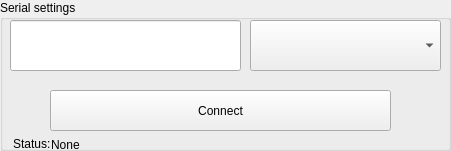
  <widget class="QGroupBox" name="groupBox">
   <property name="geometry">
    <rect>
     <x>850</x>
     <y>20</y>
     <width>451</width>
     <height>151</height>
    </rect>
   </property>
   <property name="title">
    <string>Serial settings</string>
   </property>
   <widget class="QLineEdit" name="com_port_input">
    <property name="geometry">
     <rect>
      <x>10</x>
      <y>20</y>
      <width>231</width>
      <height>51</height>
     </rect>
    </property>
    <property name="font">
     <font>
      <pointsize>18</pointsize>
     </font>
    </property>
   </widget>
   <widget class="QPushButton" name="connect_button">
    <property name="geometry">
     <rect>
      <x>50</x>
      <y>90</y>
      <width>341</width>
      <height>41</height>
     </rect>
    </property>
    <property name="text">
     <string>Connect</string>
    </property>
   </widget>
   <widget class="QLabel" name="label_25">
    <property name="geometry">
     <rect>
      <x>13</x>
      <y>136</y>
      <width>41</width>
      <height>16</height>
     </rect>
    </property>
    <property name="text">
     <string>Status:</string>
    </property>
   </widget>
   <widget class="QLabel" name="status_label">
    <property name="geometry">
     <rect>
      <x>51</x>
      <y>138</y>
      <width>47</width>
      <height>13</height>
     </rect>
    </property>
    <property name="text">
     <string>None</string>
    </property>
   </widget>
   <widget class="QComboBox" name="comboBox">
    <property name="geometry">
     <rect>
      <x>250</x>
      <y>20</y>
      <width>191</width>
      <height>51</height>
     </rect>
    </property>
   </widget>
  </widget>
